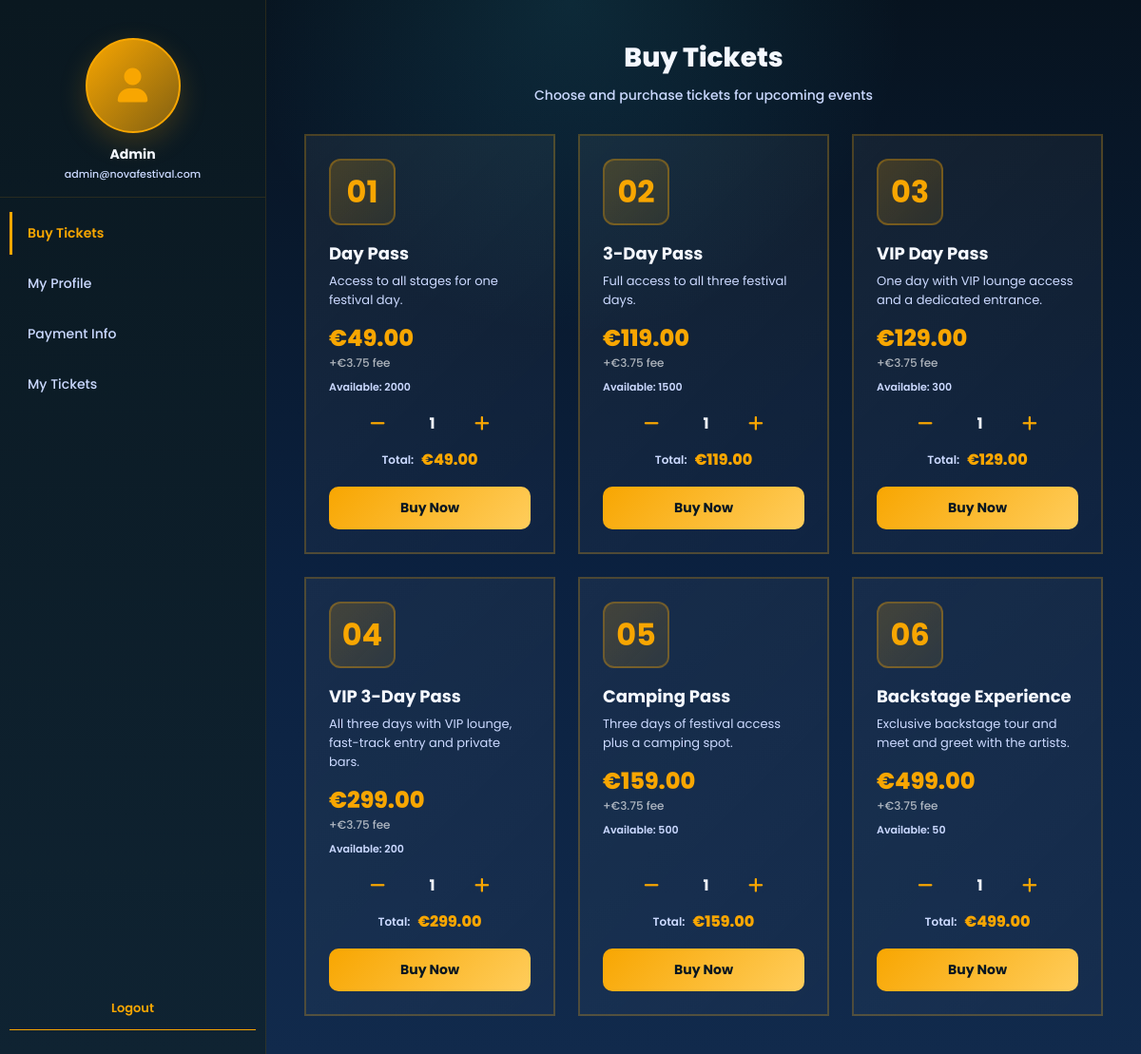
The app's page /profile.php (signed in) with its own data.
### tables this page shows
CREATE TABLE users (
    id INT AUTO_INCREMENT PRIMARY KEY,
    name VARCHAR(100) NOT NULL,
    email VARCHAR(150) NOT NULL UNIQUE,
    password VARCHAR(255) NOT NULL,
    phone VARCHAR(30) NULL UNIQUE,
    registered_date DATETIME NOT NULL DEFAULT CURRENT_TIMESTAMP
);

CREATE TABLE ticket_types (
    id INT AUTO_INCREMENT PRIMARY KEY,
    ticket_name VARCHAR(100) NOT NULL,
    description TEXT NULL,
    price DECIMAL(10,2) NOT NULL,
    booking_fee DECIMAL(10,2) NOT NULL DEFAULT 0.00,
    availability INT NOT NULL DEFAULT 0
);

### profile.php (the view, shortened to what this page needs)
<?php
include "Backend/config/db.php";
$user_id = $_SESSION['user_id'];
$query = "SELECT id, name, email, password, phone, registered_date FROM users WHERE id = ?";
$stmt = $conn->prepare($query);
$stmt->bind_param("i", $user_id);
$stmt->execute();
$result = $stmt->get_result();
$user = $result->fetch_assoc();
$ticket_types_query = "SELECT id, ticket_name, description, price, availability FROM ticket_types ORDER BY id ASC";
$ticket_types_stmt = $conn->prepare($ticket_types_query);
$ticket_types_stmt->execute();
$ticket_types_result = $ticket_types_stmt->get_result();
?>
<!DOCTYPE html>
<html lang="en">
<head>
  <link rel="stylesheet" href="https://cdnjs.cloudflare.com/ajax/libs/font-awesome/6.6.0/css/all.min.css"/>
  <link rel="stylesheet" href="style.css">
  <link rel="stylesheet" href="css/profile.css">
</head>
<body class="profile-page">
<div class="profile-wrapper">
<aside class="profile-sidebar">
<div class="profile-avatar-section">
<div class="profile-avatar">
<i class="fa-solid fa-user"></i>
</div>
<h3 class="profile-name"><?php echo htmlspecialchars($user['name']); ?></h3>
<p class="profile-email"><?php echo htmlspecialchars($user['email']); ?></p>
</div>
<nav class="profile-menu">
<button type="button" class="profile-menu-item active" data-section="buy-tickets" onclick="switchSection('buy-tickets'); return false;">
<span>Buy Tickets</span>
</button>
<button type="button" class="profile-menu-item" data-section="profile" onclick="switchSection('profile'); return false;">
<span>My Profile</span>
</button>
<button type="button" class="profile-menu-item" data-section="payment" onclick="switchSection('payment'); return false;">
<span>Payment Info</span>
</button>
<button type="button" class="profile-menu-item" data-section="tickets" onclick="switchSection('tickets'); return false;">
<span>My Tickets</span>
</button>
</nav>
<a href="Backend/api/logout.php" class="profile-logout-btn">
<span>Logout</span>
</a>
</aside>
<main class="profile-main">
<section id="buy-tickets-section" class="profile-section active">
<div class="section-header">
<h2>Buy Tickets</h2>
<p>Choose and purchase tickets for upcoming events</p>
</div>
<div class="buy-tickets-grid">
<?php
if ($ticket_types_result->num_rows > 0) {
  $ticket_counter = 1;
  while ($ticket = $ticket_types_result->fetch_assoc()) {
    $ticket_id = $ticket['id'];
    $ticket_name = htmlspecialchars($ticket['ticket_name']);
    $description = htmlspecialchars($ticket['description']);
    $price = floatval($ticket['price']);
    $available = intval($ticket['availability']);
    $icon_class = strtolower(str_replace(' ', '', $ticket_name));
?>
<div class="ticket-type-card-large">
<div class="ticket-icon-large <?php echo $icon_class; ?>">
<?php echo str_pad($ticket_counter, 2, '0', STR_PAD_LEFT); ?>
</div>
<div class="ticket-info-large">
<h3 class="ticket-name-large"><?php echo $ticket_name; ?></h3>
<p class="ticket-desc"><?php echo $description; ?></p>
<p class="ticket-price-large">€<?php echo number_format($price, 2); ?></p>
<p class="ticket-fee-large">+€3.75 fee</p>
<p class="ticket-available">Available: <?php echo $available; ?></p>
</div>
<div class="ticket-quantity-section">
<div class="quantity-controls">
<button class="btn-quantity" onclick="decreaseQuantity(this)">
<i class="fa-solid fa-minus"></i>
</button>
<input type="number" class="quantity-input" value="1" min="1" max="<?php echo $available; ?>" readonly>
<button class="btn-quantity" onclick="increaseQuantity(this)">
<i class="fa-solid fa-plus"></i>
</button>
</div>
<div class="total-price-section">
<p class="total-label">Total:</p>
<p class="total-price" data-base-price="<?php echo $price; ?>">€<?php echo number_format($price, 2); ?></p>
</div>
</div>
<button class="btn-purchase" onclick="buyTicket(this, '<?php echo $ticket_name; ?>', <?php echo $price; ?>, <?php echo $ticket_id; ?>)">
Buy Now
</button>
</div>
<?php
    $ticket_counter++;
  }
} else {
  echo '<p style="text-align: center; color: var(--muted); padding: 40px; grid-column: 1 / -1;">No tickets available at the moment.</p>';
}
?>
</div>
</section>
</main>
</div>
</body>
</html>

### style.css (style rules this page uses)
:root { --bg: #061621; --surface: rgba(255,255,255,0.08); --surface-strong: rgba(255,255,255,0.14); --text: #f5f8ff; --muted: #cbd9ff; --accent: #f8a601; --accent-soft: rgba(248,166,1,0.18); --blue: #2268b3; --blue-soft: #3a9ce9; --danger: #ff6a00; }
* { margin: 0; padding: 0; box-sizing: border-box; font-family: 'Poppins', sans-serif; }
html { scroll-behavior: smooth; }
body { min-height: 100vh; background: radial-gradient(circle at top, rgba(56, 203, 232, 0.14), transparent 28%), linear-gradient(180deg, #07131f 0%, #0b2140 55%, #112a4c 100%); color: var(--text); overflow-x: hidden; }

### records on screen
users: name "Admin", email "admin@novafestival.com"
ticket_types: ticket_counter "01", ticket_name "Day Pass", description "Access to all stages for one festival day.", price "49.00", availability "2000"
ticket_types: ticket_counter "02", ticket_name "3-Day Pass", description "Full access to all three festival days.", price "119.00", availability "1500"
ticket_types: ticket_counter "03", ticket_name "VIP Day Pass", description "One day with VIP lounge access and a dedicated entrance.", price "129.00", availability "300"
ticket_types: ticket_counter "04", ticket_name "VIP 3-Day Pass", description "All three days with VIP lounge, fast-track entry and private bars.", price "299.00", availability "200"
ticket_types: ticket_counter "05", ticket_name "Camping Pass", description "Three days of festival access plus a camping spot.", price "159.00", availability "500"
ticket_types: ticket_counter "06", ticket_name "Backstage Experience", description "Exclusive backstage tour and meet and greet with the artists.", price "499.00", availability "50"
